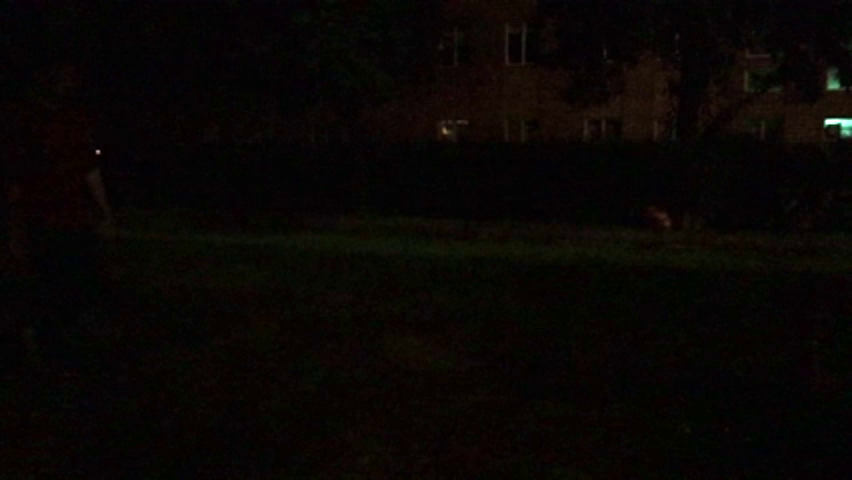
#> input picture frame 0 of Walkbright.mp4, 852 x 480 px
$ python LK_test1.py
#> lines starting #> are read from the running program, lines starting #| are printed output that depends on the picture; after the words box and inside, x2 and y2 are one past the last pixel; in counts of white or black regions, pixels touching at a corner belong together
import cv2
import numpy as np
from scipy.signal import convolve2d

def my_calcOpticalFlowPyrLK(image1, image2, prev_points, window_size=5):
    """
    Custom implementation of the Lucas-Kanade optical flow algorithm.

    Parameters:
    - image1: First grayscale image (previous frame).
    - image2: Second grayscale image (next frame).
    - prev_points: Keypoints in the previous frame to track.
    - window_size: Size of the window around each point to consider for calculations (must be odd).

    Returns:
    - curr_points: Calculated new positions of keypoints in the next frame.
    - status: Array indicating whether each point was successfully tracked.
    """
    w = window_size // 2

    I1 = image1
    I1 = I1 / 255.0  # normalizing
    I2 = image2
    I2 = I2 / 255.0  # normalizing

    color = np.random.randint(0, 255, (100, 3))
    Gx = np.reshape(np.asarray([[-1, 1], [-1, 1]]), (2, 2))  # for image 1 and image 2 in x direction
    Gy = np.reshape(np.asarray([[-1, -1], [1, 1]]), (2, 2))  # for image 1 and image 2 in y direction
    Gt1 = np.reshape(np.asarray([[-1, -1], [-1, -1]]), (2, 2))  # for 1st image
    Gt2 = np.reshape(np.asarray([[1, 1], [1, 1]]), (2, 2))  # for 2nd image

    Ix = (convolve2d(I1, Gx) + convolve2d(I2, Gx)) / 2  # smoothing in x direction

    Iy = (convolve2d(I1, Gy) + convolve2d(I2, Gy)) / 2  # smoothing in y direction
    It1 = convolve2d(I1, Gt1) + convolve2d(I2,
                                           Gt2)  # taking difference of two images using gaussian mask of all -1 and all 1

    I1 = np.float32(I1)
    I2 = np.float32(I2)
    features = prev_points

    feature = np.int32(features)

    feature = np.reshape(feature, newshape=[-1, 2])

    u = np.ones(Ix.shape)
    v = np.ones(Ix.shape)
    status = np.zeros(feature.shape[0])  # this will tell change in x,y
    A = np.zeros((2, 2))
    B = np.zeros((2, 1))
    mask = np.zeros_like(image1)

    newFeature = np.zeros_like(feature)
    """
    Assumption is  that all the neighbouring pixels will have similar motion.
    Lucas-Kanade method takes a 3x3 patch around the point. So all the 9 points have the same motion.
    We can find (fx,fy,ft) for these 9 points. So now our problem becomes solving 9 equations with two unknown variables which is over-determined.
    A better solution is obtained with least square fit method.
    Below is the final solution which is two equation-two unknown problem and solve to get the solution.
                               U=Ainverse*B
    where U is matrix of 1 by 2 and contains change in x and y direction(x==U[0] and y==U[1])
    we first calculate A matrix which is 2 by 2 matrix of [[fx**2, fx*fy],[ fx*fy fy**2] and now take inverse of it
    and B is -[[fx*ft1],[fy,ft2]]
    """

    for a, i in enumerate(feature):

        x, y = i

        A[0, 0] = np.sum((Ix[y - w:y + w + 1, x - w:x + w + 1]) ** 2)

        A[1, 1] = np.sum((Iy[y - w:y + w + 1, x - w:x + w + 1]) ** 2)
        A[0, 1] = np.sum(Ix[y - w:y + w + 1, x - w:x + w + 1] * Iy[y - w:y + w + 1, x - w:x + w + 1])
        A[1, 0] = np.sum(Ix[y - w:y + w + 1, x - w:x + w + 1] * Iy[y - w:y + w + 1, x - w:x + w + 1])
        Ainv = np.linalg.pinv(A)

        B[0, 0] = -np.sum(Ix[y - w:y + w + 1, x - w:x + w + 1] * It1[y - w:y + w + 1, x - w:x + w + 1])
        B[1, 0] = -np.sum(Iy[y - w:y + w + 1, x - w:x + w + 1] * It1[y - w:y + w + 1, x - w:x + w + 1])
        prod = np.matmul(Ainv, B)

        u[y, x] = prod[0]
        v[y, x] = prod[1]

        newFeature[a] = [np.int32(x + u[y, x]), np.int32(y + v[y, x])]
        if np.int32(x + u[y, x]) == x and np.int32(
                y + v[y, x]) == y:  # this means that there is no change(x+dx==x,y+dy==y) so marking it as 0 else
            status[a] = 0
        else:
            status[a] = 1  # this tells us that x+dx , y+dy is not equal to x and y

    um = np.flipud(u)
    vm = np.flipud(v)

    good_new = newFeature[
        status == 1]  # status will tell the position where x and y are changed so for plotting getting only that points
    good_old = feature[status == 1]

    return newFeature, status

cap = cv2.VideoCapture("Walkbright.mp4")
# cap = cv2.VideoCapture(0)

# Define parameters for corner detection
feature_params = dict(
    maxCorners = 100,  # Maximum number of corners
    qualityLevel = 0.01,  # Quality factor, used in corner detection. A higher value means higher quality corners, resulting in fewer selected corners
    minDistance = 30  # Used for Non-Maximum Suppression (NMS), suppresses all corners within a certain range of the strongest corner
)

"""
lk_params = dict(
    winSize=(10, 10),  # Size of the surrounding region to consider for nearby points
    maxLevel=2  # Maximum number of pyramid levels
)
"""
# Capture the first frame
cap.set(cv2.CAP_PROP_POS_FRAMES, 0)
ret, prev_img = cap.read()
#> prev_img is the input picture: shape (480, 852, 3); mean B, G, R 3.8, 5.6, 8.8
prev_img_gray = cv2.cvtColor(prev_img, cv2.COLOR_BGR2GRAY)

# Perform corner detection to get key points
prev_points = cv2.goodFeaturesToTrack(prev_img_gray, mask=None, **feature_params)
#> prev_points = 14 rows, first 8: [826, 123], [97, 151], [444, 129], [829, 87], [667, 223], [659, 59], [677, 35], [769, 54]

# Create a temporary canvas, so new drawings can be made on this mask and then added to the original image
mask_img = np.zeros_like(prev_img)

while True:

    ret, curr_img = cap.read()
    if curr_img is None:
        print("Video is over...")
        break
    curr_img_gray = cv2.cvtColor(curr_img, cv2.COLOR_BGR2GRAY)

    # Track points using optical flow
    curr_points, status = my_calcOpticalFlowPyrLK(prev_img_gray,curr_img_gray,prev_points,window_size = 5)
#> in my_calcOpticalFlowPyrLK, `Iy = (convolve2d(I1, Gy) + convolve2d(I2, Gy)) / 2`:
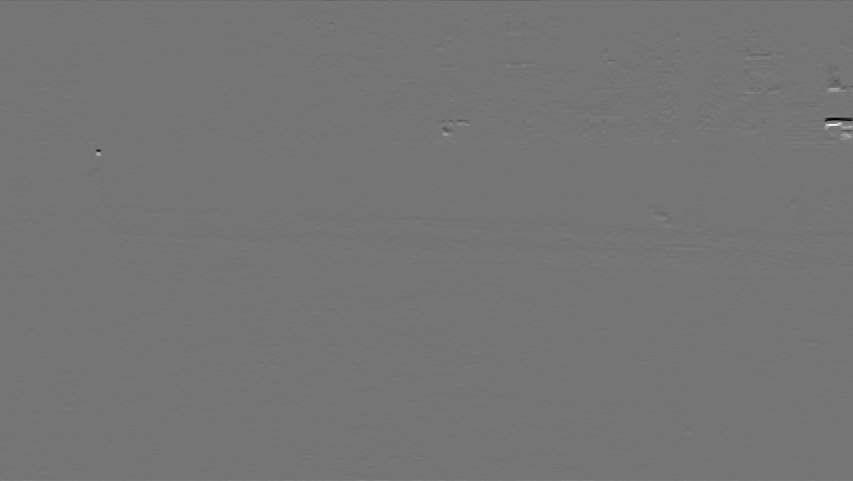
#> Iy: shape (481, 853) float64; min -0.765, max 0.894, mean 7.79e-20; drawn with min black and max white
#> in my_calcOpticalFlowPyrLK, `It1 = convolve2d(I1, Gt1) + convolve2d(I2, Gt2)`:
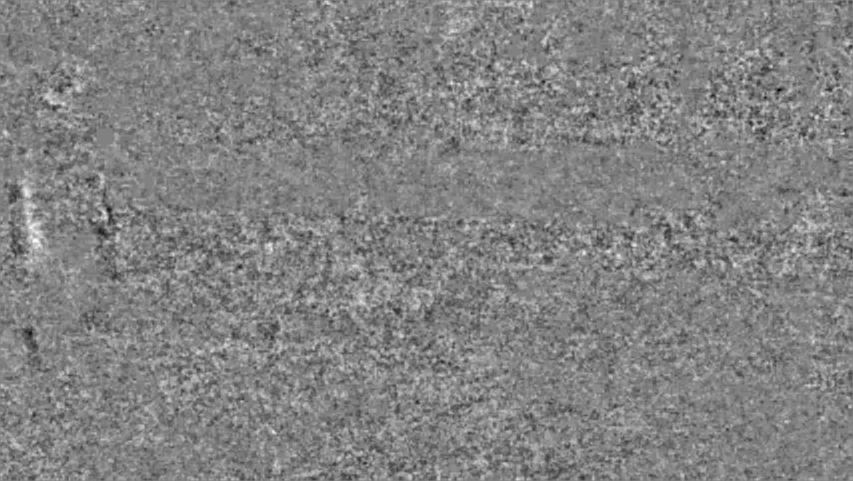
#> It1: shape (481, 853) float64; min -0.216, max 0.208, mean 0.00171; drawn with min black and max white
#> in my_calcOpticalFlowPyrLK, `features = prev_points`: features has the same summary as prev_points outside my_calcOpticalFlowPyrLK
#> in my_calcOpticalFlowPyrLK, `feature = np.int32(features)`: feature = contour of 14 points, box (x1, y1, x2, y2) (97, 35, 830, 224), area 20498
#> in my_calcOpticalFlowPyrLK, `feature = np.reshape(feature, newshape=[-1, 2])`: feature has the same summary as prev_points outside my_calcOpticalFlowPyrLK
#> the loop in my_calcOpticalFlowPyrLK, `for a, i in enumerate(feature): ` made 14 passes
#> (x, y, Ainv, prod) on passes 1 to 10: (826, 123, [[0.293, -0.0317], [-0.0317, 0.463]], [0.00424, -0.00261]), (97, 151, [[0.618, -0.00293], [-0.00293, 0.422]], [0.0718, 0.0125]), (444, 129, [[1.49, 0.611], [0.611, 3.06]], [0.00623, 0.196]), (829, 87, [[1.81, 0.171], [0.171, 2.54]], [-0.374, 0.391]), (667, 223, [[27.03, 3.77], [3.77, 22.12]], [-0.23, 1.06]), (659, 59, [[44.03, 1.62], [1.62, 24.56]], [-0.629, 0.204]), (677, 35, [[12.93, 0.535], [0.535, 40.3]], [0.221, -0.105]), (769, 54, [[36.69, 1.56], [1.56, 18.26]], [-1.02, 0.828]), (604, 49, [[17.41, 4.74], [4.74, 50.6]], [0.0259, -0.174]), (779, 89, [[53.62, -0.317], [-0.317, 49.65]], [4.3, -0.154])
#> after the loop in my_calcOpticalFlowPyrLK, `for a, i in enumerate(feature):`: A = [[0.0407, 0.0123], [0.0123, 0.0378]]; B = [0.0149, 0.00374]; newFeature = 14 rows, first 8: [826, 122], [97, 151], [444, 129], [828, 87], [666, 224], [658, 59], [677, 34], [767, 54]; status = [1, 0, 0, 1, 1, 1, 1, 1, 1, 1, 1, 1, 1, 1]
#> in my_calcOpticalFlowPyrLK, `good_new = newFeature[ status == 1]`: good_new = [[826, 122], [828, 87], [666, 224], [658, 59], [677, 34], [767, 54], [604, 48], [783, 88], [585, 135], [762, 121], [442, 46], [522, 63]]
#> in my_calcOpticalFlowPyrLK, `good_old = feature[status == 1]`: good_old = [[826, 123], [829, 87], [667, 223], [659, 59], [677, 35], [769, 54], [604, 49], [779, 89], [585, 134], [763, 121], [441, 47], [522, 64]]
#> curr_points has the same summary as newFeature in my_calcOpticalFlowPyrLK; status = [1, 0, 0, 1, 1, 1, 1, 1, 1, 1, 1, 1, 1, 1]
    """
    curr_points, status, err = cv2.calcOpticalFlowPyrLK(prev_img_gray,
                                                        curr_img_gray,
                                                        prev_points,
                                                        None,
                                                        **lk_params)
    """

    # print(status.shape)  # Values are either 1 or 0, with 1 indicating a successfully tracked point and 0 indicating tracking failure.
    good_new = curr_points[status == 1]
    good_old = prev_points[status == 1]

    # Draw on the image
    for i, (new, old) in enumerate(zip(good_new, good_old)):
        a, b = new.ravel()
        c, d = old.ravel()

        mask_img = cv2.line(mask_img, pt1=(int(a), int(b)), pt2=(int(c), int(d)), color=(0, 0, 255), thickness=1)
        mask_img = cv2.circle(mask_img, center=(int(a), int(b)), radius=2, color=(255, 0, 0), thickness=2)
#> this loop made 12 passes
#> (a, b, c, d) on passes 1 to 12: (826, 122, 826, 123), (828, 87, 829, 87), (666, 224, 667, 223), (658, 59, 659, 59), (677, 34, 677, 35), (767, 54, 769, 54), (604, 48, 604, 49), (783, 88, 779, 89), (585, 135, 585, 134), (762, 121, 763, 121), (442, 46, 441, 47), (522, 63, 522, 64)
#> pass 2, `mask_img = cv2.circle(mask_img, center=(int(a), int(b)), radius=2, col..`:
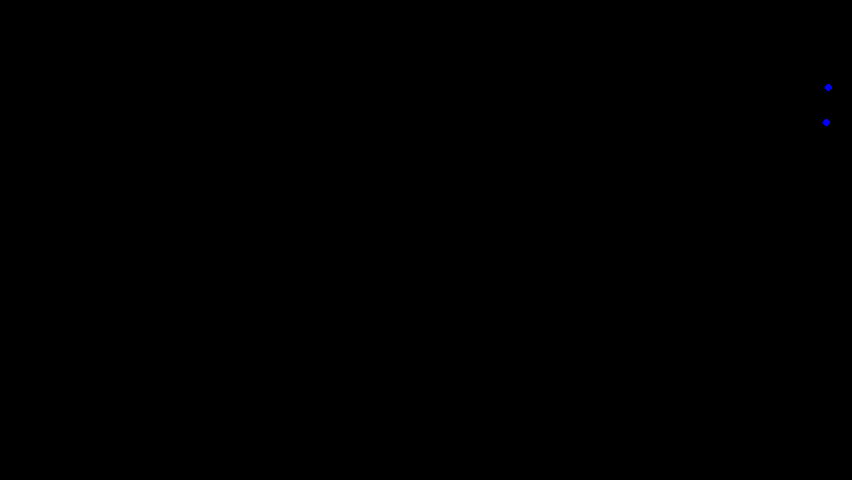
#> mask_img: shape (480, 852, 3); mean of channels 0, 1, 2 0, 0, 0; drawn as B, G, R
#> after the loop:
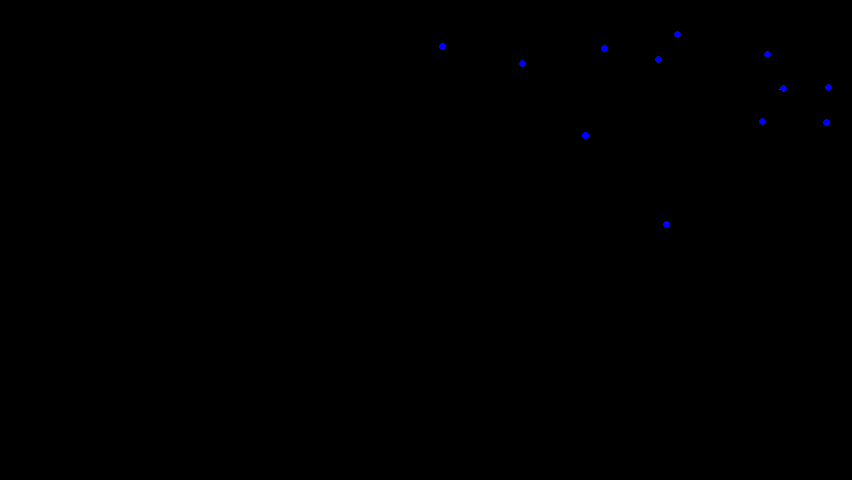
#> mask_img: shape (480, 852, 3); 0.09% of pixels changed, all inside (x1, y1, x2, y2) = (439, 31, 787, 228); drawn as B, G, R

    # Overlay the canvas onto the original image and display it
    img = cv2.add(curr_img, mask_img)
    cv2.imshow("desct", img)
    if cv2.waitKey(60) & 0xFF == ord('q'):
#> (key q is pressed here)
        print("Quit...")
        break

    # Update the previous image and obtain new points
    prev_img_gray = curr_img_gray.copy()
    prev_points = good_new.reshape(-1, 1, 2)
    if len(prev_points) < 5:
        # If there are too few matched points, re-detect corners on the current image
        prev_points = cv2.goodFeaturesToTrack(curr_img_gray, mask=None, **feature_params)
        mask_img = np.zeros_like(prev_img)  # Reset the canvas

cv2.destroyAllWindows()
cap.release()
